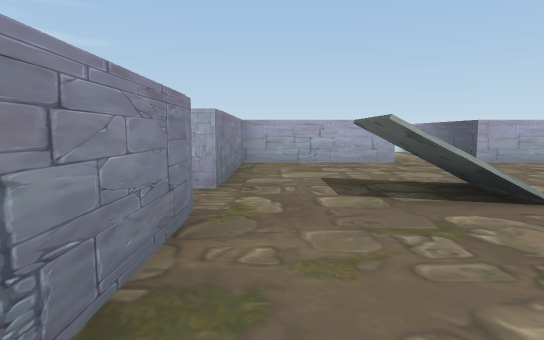
view 1 (above)

13 first-person views from a walk through a Unity game level. The camera is 1.4 m above the floor, tilts 6° down and sees 75° across. The floor is counted in squares, 2 m on a side. Each view is taken from the middle of a square. On the plan, view 1 faces up. The plan holds only what a view shows up to about 11 squares ahead; the rest is blank. The place goes on beyond the plan. The player is left out. Some animated figures are not drawn. Some surface patterns are stand-ins.

view 2
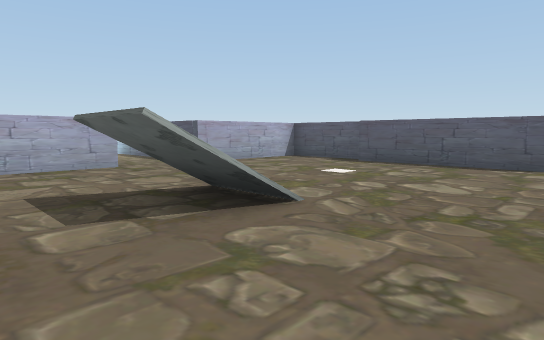

view 3
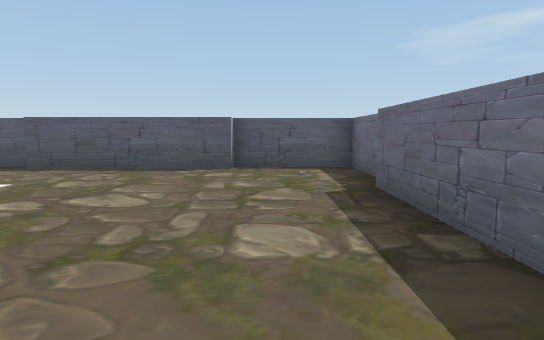

view 4
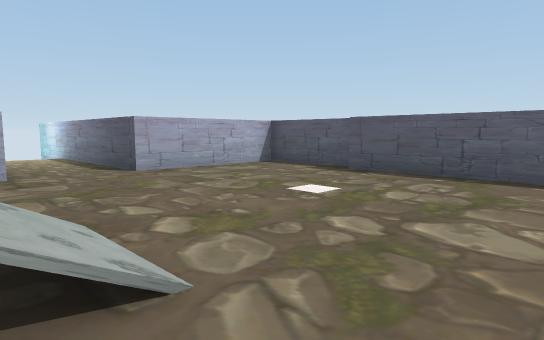

view 5
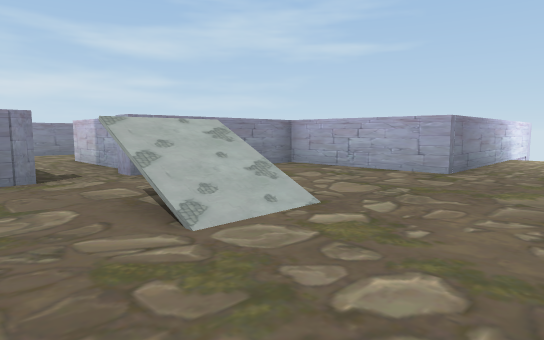

view 6
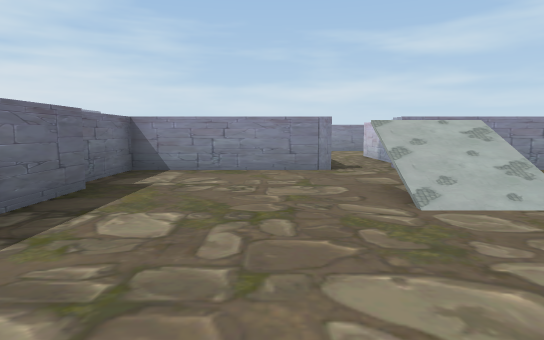

view 7
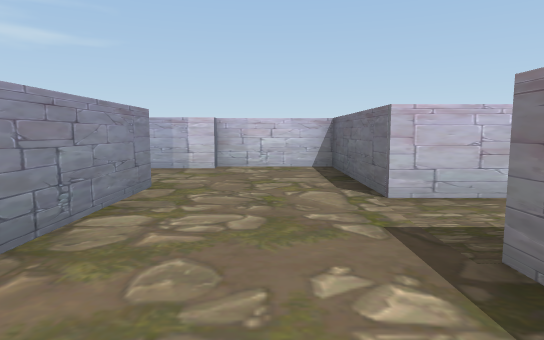

view 8
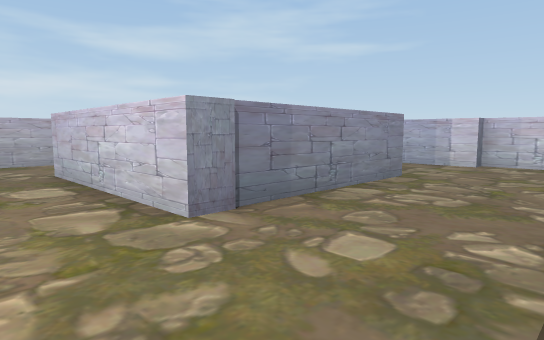

view 9
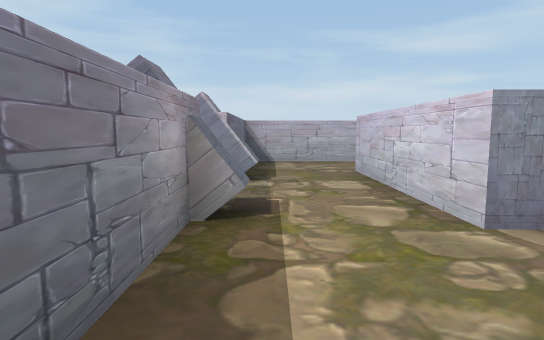

view 10
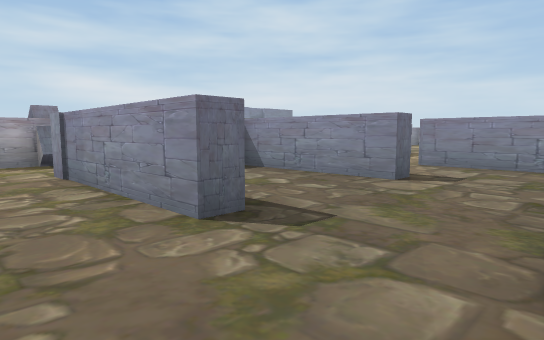

view 11
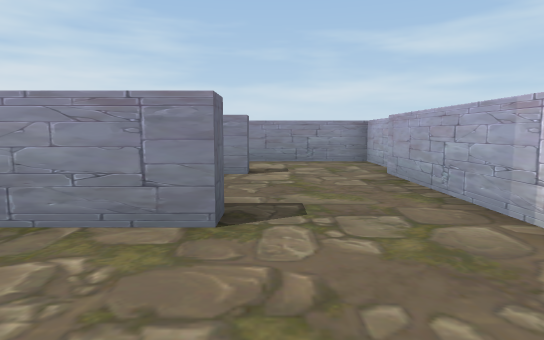

view 12
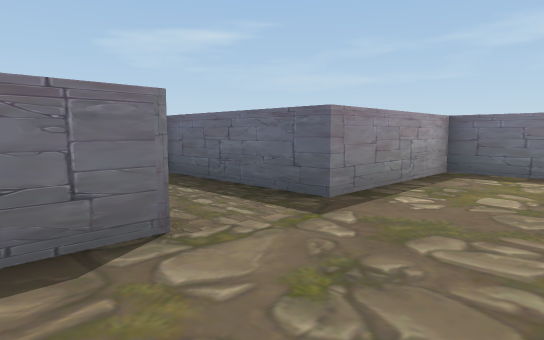

view 13
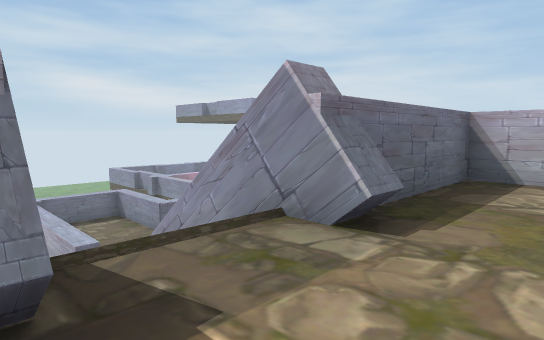

### Floor plan
Key: @ floor where view 1 was taken; # wall or solid block; . main floor; : floor 0.75 m higher than the main floor; - floor 5.5 m lower than the main floor; / step, stairs or slope; v drop or lower ground; O other object.
Columns run from 14 left of view 1 to 9 right of it. Each row starts with its distance up from view 1.
 15                  # #
 14                  # #
 13                  #v#
 12                  #.#
 11                  #.#
 10                  #.#
  9 ####   ####  #####.#####
  8 #..#####..#  #.........#
  7 #.........#  #.........#
  6 #.........# ##.........#
  5 #..#..#...###O.//.....##
  4    #..#......../:.....#
  3    #..#...###O........#
  2 #..####...# ##........##
  1 #.........#  #.........#
  0 #.........#  #@........#
 -1 #####/#####  ###########
 -2     #
 -3     #
 -4
 -5
 -6
 -7    --
 -8    #-
 -9    #-
-10    #-

Positions as (right, up) in squares from view 1, and headings:
1: (0, 0), facing up
2: (0, 1), facing up-right
3: (1, 1), facing right
4: (2, 2), facing up-right
5: (5, 2), facing up-left
6: (6, 2), facing left
7: (-6, 1), facing up
8: (-5, 0), facing up-left
9: (-5, 0), facing left
10: (-6, 8), facing down-left
11: (-5, 6), facing left
12: (-7, 6), facing down-right
13: (-8, 1), facing down-left
